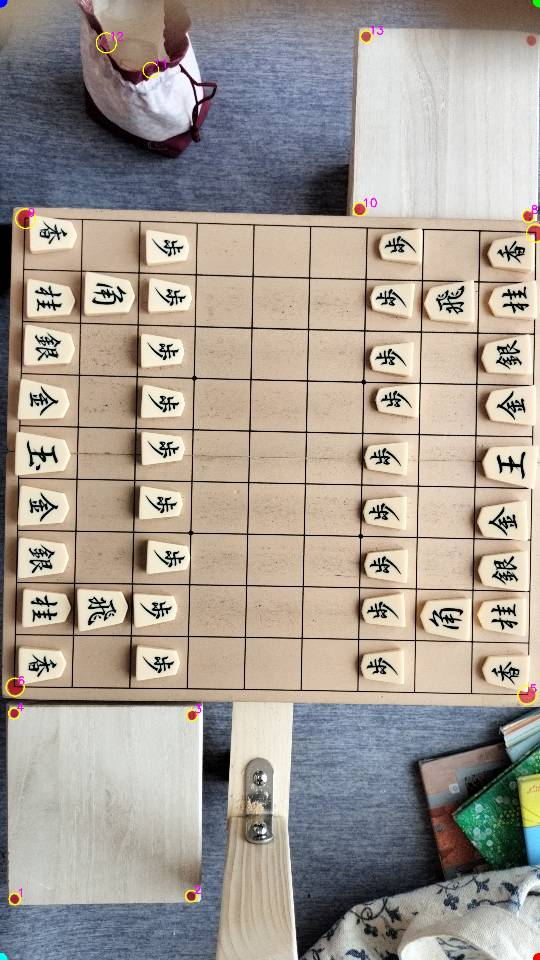
#> input picture train/src/@old/debug_small.jpg, 540 x 960 px
$ python debug_circles.py --image debug_small.jpg --out out.png
#> lines starting #> are read from the running program, lines starting #| are printed output that depends on the picture; after the words box and inside, x2 and y2 are one past the last pixel; in counts of white or black regions, pixels touching at a corner belong together
"""
赤丸検出デバッグツール
全候補に番号を振って画像に描画 → ファイル保存
どの点が盤の四隅か目視で確認する
"""
import cv2
import numpy as np
import argparse
from pathlib import Path

def main():
    parser = argparse.ArgumentParser()
    parser.add_argument("--image", required=True)
    parser.add_argument("--out", required=True, help="出力画像パス(png)")
    parser.add_argument("--circ-min", type=float, default=0.0, help="円形度の最小値")
    args = parser.parse_args()

    img = cv2.imdecode(np.fromfile(args.image, dtype=np.uint8), cv2.IMREAD_COLOR)
#> img is the input picture: shape (960, 540, 3); mean B, G, R 147.4, 156.3, 165.1
    h, w = img.shape[:2]
#> h = 960; w = 540
    print(f"画像サイズ: {w} x {h}")
#| 画像サイズ: 540 x 960

    hsv = cv2.cvtColor(img, cv2.COLOR_BGR2HSV)
#> hsv: shape (960, 540, 3); mean H, S, V 44.4, 54.6, 171.6
    mask1 = cv2.inRange(hsv, np.array([0,120,80]), np.array([10,255,255]))
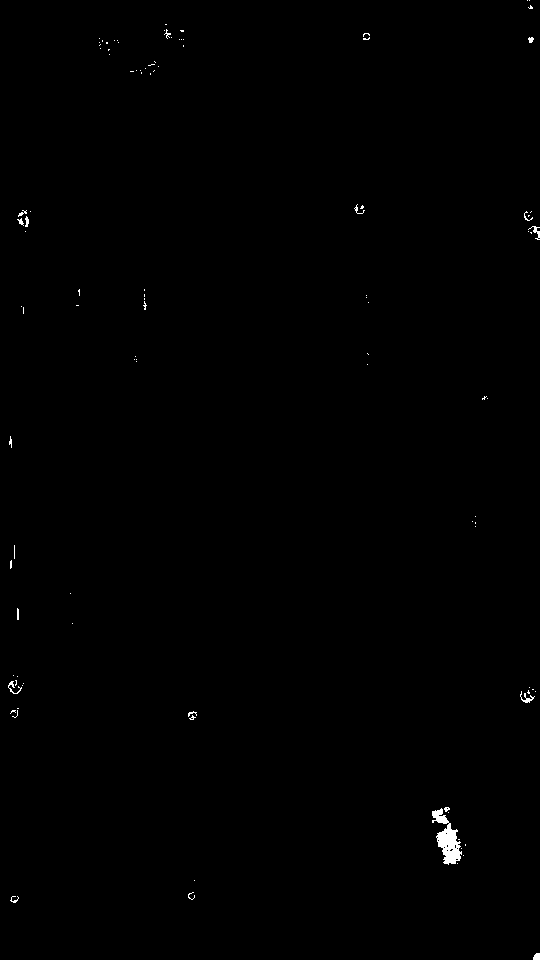
#> mask1: shape (960, 540); 0.31% white; 106 white regions (89 under 20 px), largest, box (x1, y1, x2, y2) and area: (432, 808, 462, 865) 781, (520, 691, 535, 703) 61, (8, 681, 22, 694) 54
    mask2 = cv2.inRange(hsv, np.array([165,120,80]), np.array([180,255,255]))
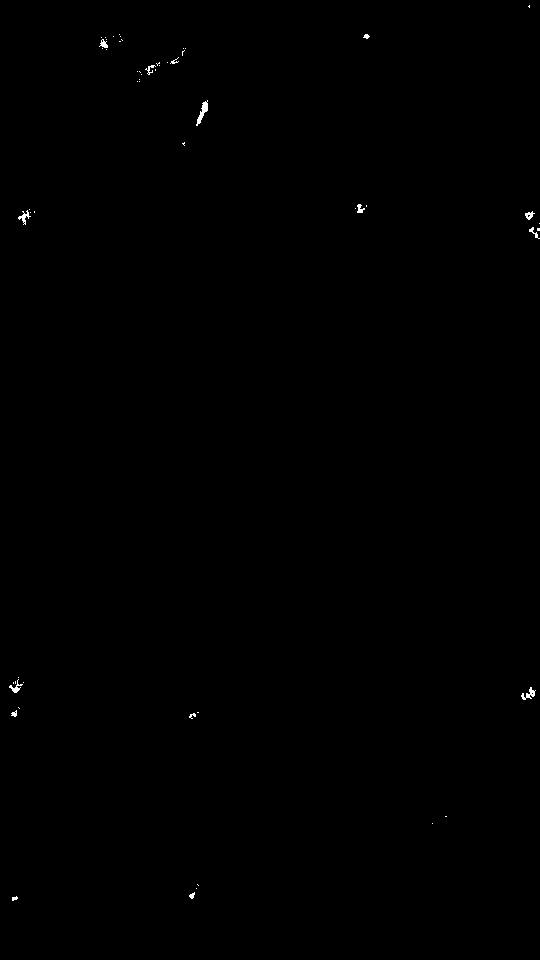
#> mask2: shape (960, 540); 0.15% white in thin lines or dots
    mask = cv2.bitwise_or(mask1, mask2)
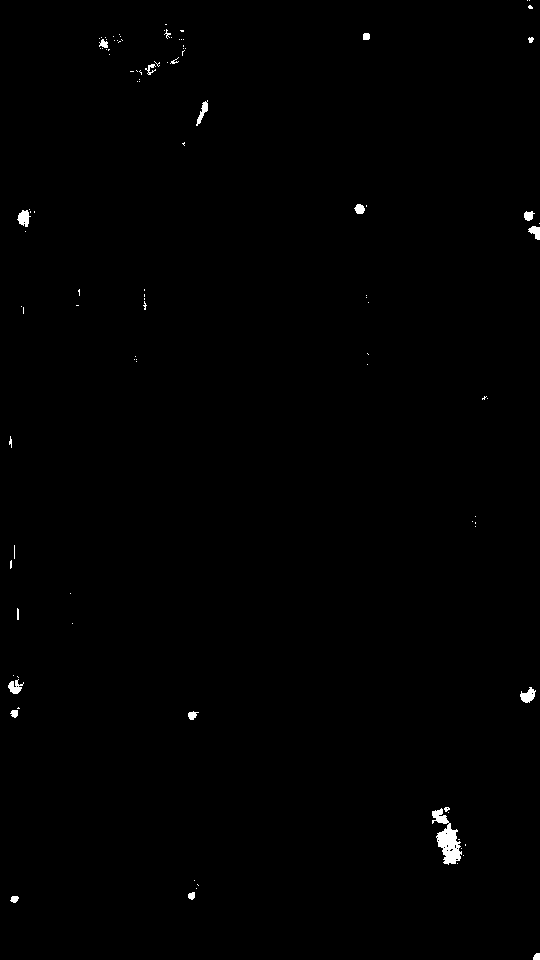
#> mask: shape (960, 540); 0.45% white; 106 white regions (84 under 20 px), largest, box (x1, y1, x2, y2) and area: (432, 808, 462, 865) 784, (520, 687, 536, 703) 152, (17, 210, 31, 227) 149
    kernel = np.ones((5,5), np.uint8)
    mask = cv2.morphologyEx(mask, cv2.MORPH_OPEN, kernel)
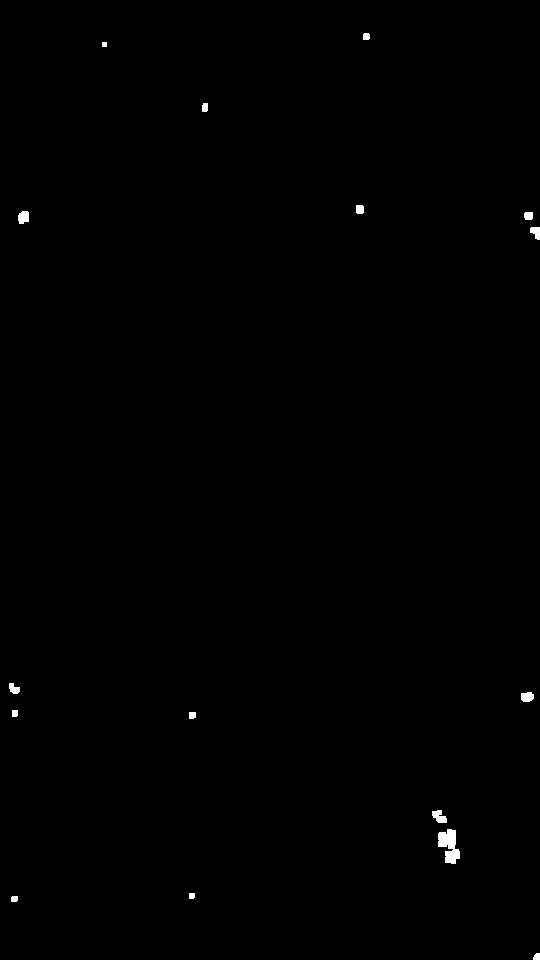
#> mask: shape (960, 540); 0.29% white; 16 white regions, largest, box (x1, y1, x2, y2) and area: (438, 829, 460, 864) 480, (432, 810, 447, 823) 130, (18, 211, 29, 224) 120
    mask = cv2.morphologyEx(mask, cv2.MORPH_CLOSE, kernel)
#> mask: shape (960, 540); 0.29% white; 16 white regions
    contours, _ = cv2.findContours(mask, cv2.RETR_EXTERNAL, cv2.CHAIN_APPROX_SIMPLE)
#> contours = 16 contours, 1 with area under 20; largest, box (x1, y1, x2, y2) and area: (438, 829, 460, 864) 459, (432, 810, 447, 823) 110, (18, 211, 29, 224) 100, (521, 692, 534, 702) 92, (530, 227, 540, 240) 74

    vis = img.copy()
    idx = 0
    for cnt in contours:
        area = cv2.contourArea(cnt)
        peri = cv2.arcLength(cnt, True)
        if peri == 0:
            continue
        circ = 4 * 3.14159 * area / (peri * peri)
        (x, y), r = cv2.minEnclosingCircle(cnt)
        if not (600 <= area <= 4000 and 15 <= r <= 40):
            continue
        if circ < args.circ_min:
            continue
        idx += 1
        # 円と番号を描画
        cv2.circle(vis, (int(x), int(y)), int(r)+5, (0, 255, 255), 3)
        cv2.putText(vis, f"{idx}", (int(x)+10, int(y)-10),
                    cv2.FONT_HERSHEY_SIMPLEX, 1.5, (255, 0, 255), 3)
        print(f"  No.{idx}: 位置=({x:.0f},{y:.0f}) 円形度={circ:.2f} 半径={r:.1f} 面積={area:.0f}")
#> this loop made 16 passes
#> (area, peri, circ, x, y, r) on passes 1 to 12: (30.5, 22.24, 0.775, 536, 956, 4.24), (29, 20.83, 0.84, 14, 898.5, 3.91), (24.5, 19.41, 0.817, 191.5, 895.5, 3.54), (459, 105.3, 0.52, 449, 846.5, 17.59), (109.5, 47.9, 0.6, 439, 816.5, 8.9), (34.5, 23.41, 0.791, 192, 715, 4.24), (29.5, 21.41, 0.808, 14.5, 713, 3.91), (91.5, 37.9, 0.801, 526.8, 696, 6.52), (66, 36.49, 0.623, 13.56, 687.6, 6.44), (74, 39.66, 0.591, 535, 233, 7.21), (53.5, 28.24, 0.843, 528.4, 215.4, 4.95), (100, 40.49, 0.767, 23, 217, 7.21)
#> after the loop, idx = 0

    # 画像四隅にマーカー
    cv2.circle(vis, (0,0), 30, (255,0,0), -1)
    cv2.circle(vis, (w,0), 30, (0,255,0), -1)
    cv2.circle(vis, (w,h), 30, (0,0,255), -1)
    cv2.circle(vis, (0,h), 30, (255,255,0), -1)
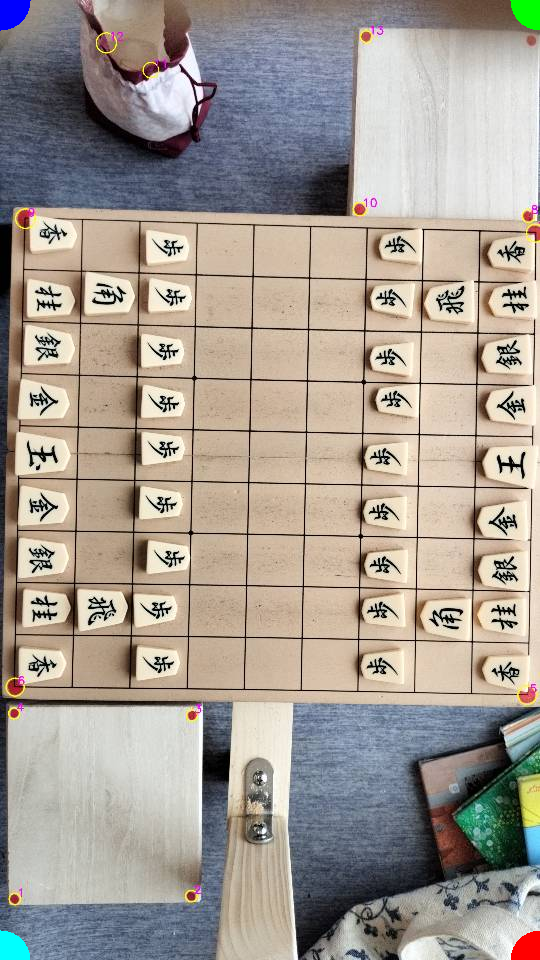
#> vis: shape (960, 540, 3); mean B, G, R 147.3, 156.2, 164.6

    out_path = Path(args.out)
    cv2.imencode(".png", vis)[1].tofile(str(out_path))
    print(f"\n保存: {out_path}")
    print("画像を開いて、盤の四隅にあたる番号を確認してください")

if __name__ == "__main__":
    main()
